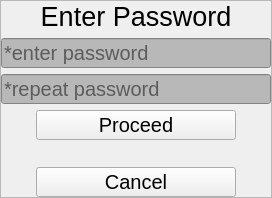
                <widget class="QWidget" name="regPage3">
                 <layout class="QVBoxLayout" name="verticalLayout_18">
                  <property name="spacing">
                   <number>0</number>
                  </property>
                  <property name="leftMargin">
                   <number>0</number>
                  </property>
                  <property name="topMargin">
                   <number>0</number>
                  </property>
                  <property name="rightMargin">
                   <number>0</number>
                  </property>
                  <property name="bottomMargin">
                   <number>0</number>
                  </property>
                  <item alignment="Qt::AlignHCenter|Qt::AlignVCenter">
                   <widget class="QWidget" name="regContainer_3" native="true">
                    <layout class="QVBoxLayout" name="verticalLayout_16">
                     <property name="spacing">
                      <number>0</number>
                     </property>
                     <property name="leftMargin">
                      <number>0</number>
                     </property>
                     <property name="topMargin">
                      <number>0</number>
                     </property>
                     <property name="rightMargin">
                      <number>0</number>
                     </property>
                     <property name="bottomMargin">
                      <number>0</number>
                     </property>
                     <item alignment="Qt::AlignHCenter|Qt::AlignVCenter">
                      <widget class="QFrame" name="regSubContainer_3">
                       <property name="frameShape">
                        <enum>QFrame::StyledPanel</enum>
                       </property>
                       <property name="frameShadow">
                        <enum>QFrame::Raised</enum>
                       </property>
                       <layout class="QVBoxLayout" name="verticalLayout_17">
                        <property name="spacing">
                         <number>6</number>
                        </property>
                        <property name="leftMargin">
                         <number>0</number>
                        </property>
                        <property name="topMargin">
                         <number>0</number>
                        </property>
                        <property name="rightMargin">
                         <number>0</number>
                        </property>
                        <property name="bottomMargin">
                         <number>0</number>
                        </property>
                        <item>
                         <widget class="QLabel" name="passInputLabel">
                          <property name="font">
                           <font>
                            <family>Arial</family>
                            <pointsize>20</pointsize>
                           </font>
                          </property>
                          <property name="styleSheet">
                           <string notr="true">background-color : transparent ; color : black;</string>
                          </property>
                          <property name="text">
                           <string>Enter Password</string>
                          </property>
                          <property name="textFormat">
                           <enum>Qt::AutoText</enum>
                          </property>
                          <property name="alignment">
                           <set>Qt::AlignCenter</set>
                          </property>
                         </widget>
                        </item>
                        <item alignment="Qt::AlignHCenter">
                         <widget class="QLineEdit" name="passEntering_2">
                          <property name="minimumSize">
                           <size>
                            <width>270</width>
                            <height>30</height>
                           </size>
                          </property>
                          <property name="maximumSize">
                           <size>
                            <width>270</width>
                            <height>30</height>
                           </size>
                          </property>
                          <property name="font">
                           <font>
                            <pointsize>15</pointsize>
                           </font>
                          </property>
                          <property name="whatsThis">
                           <string/>
                          </property>
                          <property name="styleSheet">
                           <string notr="true">background-color: rgb(184, 184, 184); color : black;
</string>
                          </property>
                          <property name="echoMode">
                           <enum>QLineEdit::Password</enum>
                          </property>
                          <property name="placeholderText">
                           <string>*enter password</string>
                          </property>
                         </widget>
                        </item>
                        <item>
                         <widget class="QLineEdit" name="passRepeatEntering">
                          <property name="minimumSize">
                           <size>
                            <width>270</width>
                            <height>30</height>
                           </size>
                          </property>
                          <property name="maximumSize">
                           <size>
                            <width>270</width>
                            <height>30</height>
                           </size>
                          </property>
                          <property name="font">
                           <font>
                            <pointsize>15</pointsize>
                           </font>
                          </property>
                          <property name="styleSheet">
                           <string notr="true">background-color: rgb(184, 184, 184); color : black;</string>
                          </property>
                          <property name="echoMode">
                           <enum>QLineEdit::Password</enum>
                          </property>
                          <property name="placeholderText">
                           <string>*repeat password</string>
                          </property>
                         </widget>
                        </item>
                        <item alignment="Qt::AlignHCenter">
                         <widget class="QPushButton" name="proceedBtn_2">
                          <property name="minimumSize">
                           <size>
                            <width>200</width>
                            <height>30</height>
                           </size>
                          </property>
                          <property name="maximumSize">
                           <size>
                            <width>200</width>
                            <height>30</height>
                           </size>
                          </property>
                          <property name="font">
                           <font>
                            <pointsize>15</pointsize>
                           </font>
                          </property>
                          <property name="styleSheet">
                           <string notr="true"/>
                          </property>
                          <property name="text">
                           <string>Proceed</string>
                          </property>
                          <property name="shortcut">
                           <string>Return, Space</string>
                          </property>
                         </widget>
                        </item>
                        <item>
                         <widget class="QLabel" name="infoLabel_5">
                          <property name="font">
                           <font>
                            <pointsize>10</pointsize>
                           </font>
                          </property>
                          <property name="styleSheet">
                           <string notr="true">background-color : transparent ; color : rgb(93, 0, 23) ;</string>
                          </property>
                          <property name="text">
                           <string/>
                          </property>
                         </widget>
                        </item>
                        <item alignment="Qt::AlignHCenter">
                         <widget class="QPushButton" name="cancelRegBtn_3">
                          <property name="minimumSize">
                           <size>
                            <width>200</width>
                            <height>30</height>
                           </size>
                          </property>
                          <property name="maximumSize">
                           <size>
                            <width>200</width>
                            <height>30</height>
                           </size>
                          </property>
                          <property name="font">
                           <font>
                            <pointsize>15</pointsize>
                           </font>
                          </property>
                          <property name="styleSheet">
                           <string notr="true"/>
                          </property>
                          <property name="text">
                           <string>Cancel</string>
                          </property>
                         </widget>
                        </item>
                       </layout>
                      </widget>
                     </item>
                    </layout>
                   </widget>
                  </item>
                 </layout>
                </widget>
